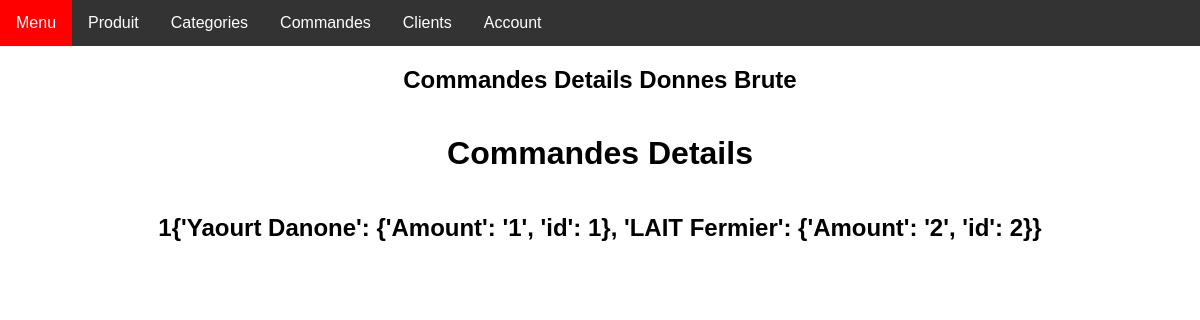
/employer/commandes/detail/1/, run on an earlier commit of the app's database.
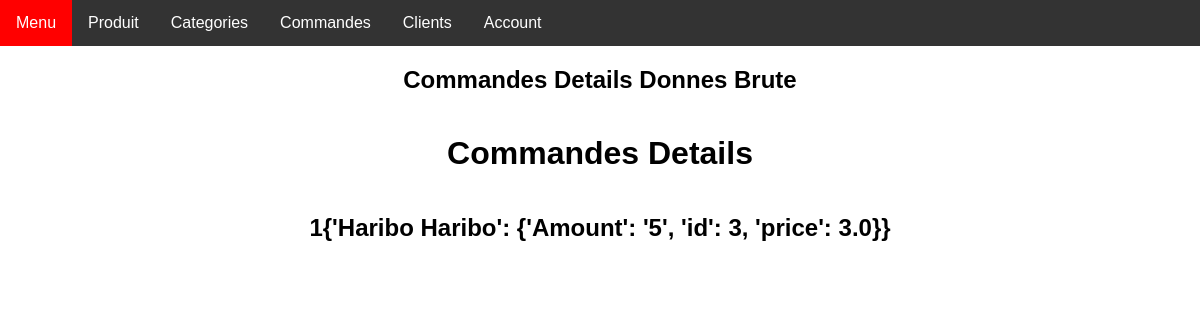
And on a later commit of the database.
### employer/models.py (models this page shows)
class Commandes(models.Model):
    client = models.ForeignKey(Clients,on_delete=models.CASCADE)
    date = models.DateTimeField()
    commande = models.TextField(null=False,default="{}")
    def __str__(self) -> str:
        return str(self.id) +"" +self.commande

### employer/views/commandes/commandes_detail.py (the view)
# urls.py: path('commandes/detail/<int:pk>/', CommandesDetailView.as_view(), name='commandes_detail'),
class CommandesDetailView(DetailView):
    model = Commandes
    template_name = "commandes/commandes_detail.html"

### employer/templates/commandes/commandes_detail.html (shortened to what this page needs)
{% extends "main.html" %}
{% block content %}
<h2 class="form-title">Commandes Details Donnes Brute</h2>
<h1>Commandes Details</h1>
<h2>{{object}}</h2>
{% endblock %}

What changed in the data, as far as the page shows it:
changed Commandes: id+commande "1{'Yaourt Danone': {'Amount': '1', 'id': 1}, 'LAIT Fermier': {'Amount': '2', 'id': 2}}" → "1{'Haribo Haribo': {'Amount': '5', 'id': 3, 'price': 3.0}}"
